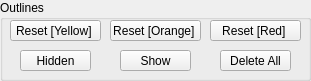
    <widget class="QGroupBox" name="groupBox_15">
     <property name="geometry">
      <rect>
       <x>60</x>
       <y>20</y>
       <width>311</width>
       <height>81</height>
      </rect>
     </property>
     <property name="font">
      <font>
       <pointsize>9</pointsize>
      </font>
     </property>
     <property name="title">
      <string>Outlines</string>
     </property>
     <widget class="QPushButton" name="Add_Outline_Button">
      <property name="geometry">
       <rect>
        <x>-190</x>
        <y>50</y>
        <width>91</width>
        <height>21</height>
       </rect>
      </property>
      <property name="font">
       <font>
        <pointsize>9</pointsize>
       </font>
      </property>
      <property name="text">
       <string>Start</string>
      </property>
     </widget>
     <widget class="QPushButton" name="Reset_Red_Button">
      <property name="geometry">
       <rect>
        <x>210</x>
        <y>20</y>
        <width>91</width>
        <height>21</height>
       </rect>
      </property>
      <property name="font">
       <font>
        <pointsize>9</pointsize>
       </font>
      </property>
      <property name="text">
       <string>Reset [Red] </string>
      </property>
     </widget>
     <widget class="QGroupBox" name="groupBox_16">
      <property name="geometry">
       <rect>
        <x>40</x>
        <y>320</y>
        <width>151</width>
        <height>141</height>
       </rect>
      </property>
      <property name="font">
       <font>
        <pointsize>9</pointsize>
       </font>
      </property>
      <property name="title">
       <string>Sélections</string>
      </property>
      <widget class="QPushButton" name="Anomalie1_Button_7">
       <property name="geometry">
        <rect>
         <x>30</x>
         <y>20</y>
         <width>91</width>
         <height>21</height>
        </rect>
       </property>
       <property name="font">
        <font>
         <pointsize>9</pointsize>
        </font>
       </property>
       <property name="text">
        <string>Anomalie 1</string>
       </property>
      </widget>
      <widget class="QPushButton" name="Anomalie2_Button_7">
       <property name="geometry">
        <rect>
         <x>30</x>
         <y>50</y>
         <width>91</width>
         <height>21</height>
        </rect>
       </property>
       <property name="font">
        <font>
         <pointsize>9</pointsize>
        </font>
       </property>
       <property name="text">
        <string>Anomalie 2</string>
       </property>
      </widget>
      <widget class="QPushButton" name="Anomalie3_Button_7">
       <property name="geometry">
        <rect>
         <x>30</x>
         <y>80</y>
         <width>91</width>
         <height>21</height>
        </rect>
       </property>
       <property name="font">
        <font>
         <pointsize>9</pointsize>
        </font>
       </property>
       <property name="text">
        <string>Anomalie 3</string>
       </property>
      </widget>
      <widget class="QPushButton" name="Mamelon2_Button_7">
       <property name="geometry">
        <rect>
         <x>30</x>
         <y>110</y>
         <width>91</width>
         <height>21</height>
        </rect>
       </property>
       <property name="font">
        <font>
         <pointsize>9</pointsize>
        </font>
       </property>
       <property name="text">
        <string>Mamelon</string>
       </property>
      </widget>
     </widget>
     <widget class="QPushButton" name="Anomalie2_Button_10">
      <property name="geometry">
       <rect>
        <x>110</x>
        <y>20</y>
        <width>91</width>
        <height>21</height>
       </rect>
      </property>
      <property name="font">
       <font>
        <pointsize>9</pointsize>
       </font>
      </property>
      <property name="text">
       <string>Reset [Orange] </string>
      </property>
     </widget>
     <widget class="QPushButton" name="Anomalie2_Button_12">
      <property name="geometry">
       <rect>
        <x>10</x>
        <y>20</y>
        <width>91</width>
        <height>21</height>
       </rect>
      </property>
      <property name="font">
       <font>
        <pointsize>9</pointsize>
       </font>
      </property>
      <property name="text">
       <string>Reset [Yellow] </string>
      </property>
     </widget>
     <widget class="QPushButton" name="ResetAll_Button">
      <property name="geometry">
       <rect>
        <x>220</x>
        <y>50</y>
        <width>71</width>
        <height>21</height>
       </rect>
      </property>
      <property name="font">
       <font>
        <pointsize>9</pointsize>
       </font>
      </property>
      <property name="text">
       <string>Delete All</string>
      </property>
     </widget>
     <widget class="QPushButton" name="Show_Button">
      <property name="enabled">
       <bool>true</bool>
      </property>
      <property name="geometry">
       <rect>
        <x>120</x>
        <y>50</y>
        <width>71</width>
        <height>21</height>
       </rect>
      </property>
      <property name="font">
       <font>
        <pointsize>9</pointsize>
       </font>
      </property>
      <property name="text">
       <string>Show</string>
      </property>
     </widget>
     <widget class="QPushButton" name="Hidden_Button">
      <property name="enabled">
       <bool>true</bool>
      </property>
      <property name="geometry">
       <rect>
        <x>20</x>
        <y>50</y>
        <width>71</width>
        <height>21</height>
       </rect>
      </property>
      <property name="font">
       <font>
        <pointsize>9</pointsize>
       </font>
      </property>
      <property name="text">
       <string>Hidden</string>
      </property>
     </widget>
     <zorder>Show_Button</zorder>
     <zorder>Add_Outline_Button</zorder>
     <zorder>Reset_Red_Button</zorder>
     <zorder>groupBox_16</zorder>
     <zorder>Anomalie2_Button_10</zorder>
     <zorder>Anomalie2_Button_12</zorder>
     <zorder>ResetAll_Button</zorder>
     <zorder>Hidden_Button</zorder>
    </widget>
